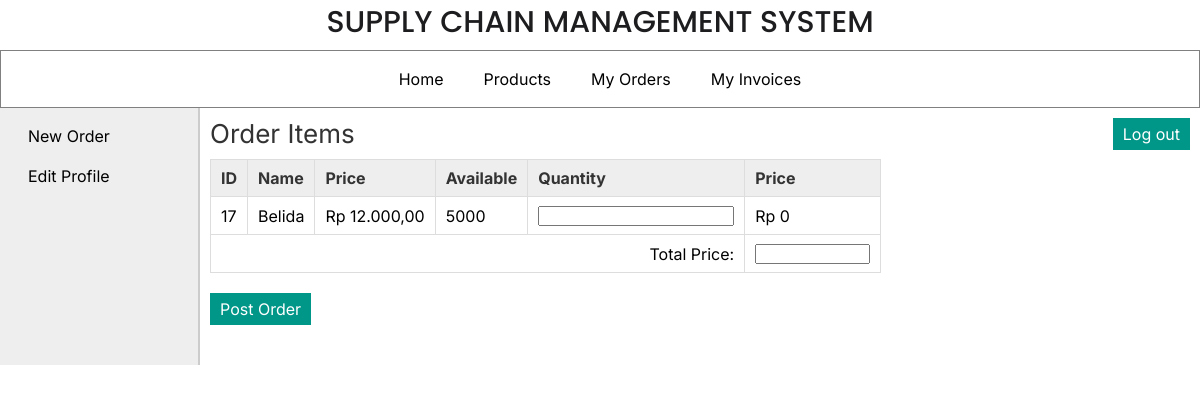
Screenshot of /retailer/order_items.php (signed in) with the database file from the repository.
### tables this page shows
CREATE TABLE `products` (
  `pro_id` int(11) NOT NULL,
  `pro_name` varchar(25) NOT NULL,
  `pro_desc` text DEFAULT NULL,
  `pro_price` decimal(10,3) NOT NULL,
  `unit` int(11) NOT NULL,
  `pro_cat` int(11) NOT NULL,
  `quantity` int(6) DEFAULT NULL
);

### retailer/order_items.php (the view, shortened to what this page needs)
<?php
	require("../includes/config.php");
	if(isset($_SESSION['retailer_login']) || isset($_SESSION['admin_login'])) {
			$query_selectProducts = "SELECT * FROM products";
			$result_selectProducts = mysqli_query($con,$query_selectProducts);
	}
	else {
		header('Location:../index.php');
	}
?>
<!DOCTYPE html>
<html>
<head>
	<link rel="stylesheet" href="../includes/main_style.css" >
</head>
<body>
	<?php
		include("../includes/header.inc.php");
		include("../includes/nav_retailer.inc.php");
		include("../includes/aside_retailer.inc.php");
	?>
	<section>
		<h1>Order Items</h1>
		<form action="insert_man_order.php" method="POST" class="form">
		<table class="table_displayData">
			<tr>
				<th> ID </th>
				<th> Name </th>
				<th> Price </th>
				<th> Available </th>
				<th> Quantity </th>
				<th> Price </th>
			</tr>
			<?php $i=1; while($row_selectProducts = mysqli_fetch_array($result_selectProducts)) { ?>
			<tr>
				<td> <?php echo $row_selectProducts['pro_id']; ?> </td>
				<td> <?php echo $row_selectProducts['pro_name']; ?> </td>
				<td class="idr"> <?php echo $row_selectProducts['pro_price']; ?> </td>
				<td> <?php if($row_selectProducts['quantity'] == NULL){ echo "N/A";} else {echo $row_selectProducts['quantity'];} ?> </td>
				<td> <input type="text" class="quantity" id="<?php echo $row_selectProducts['pro_id']; ?>" name="<?php echo "txtQuantity".$row_selectProducts['pro_id']; ?>" /> </td>
				<td> <div class="idr-2" id="<?php echo "totalPrice".$row_selectProducts['pro_id']; ?>"></div> </td>
			</tr>
			<?php $i++; } ?>
			<tr>
				<td colspan="5" style="text-align:right;"> Total Price: </td>
				<td> <input type="text" size="10" id="txtFinalAmount" name="total_price" readonly="readonly" value="" /> </td>
			</tr>
		</table>
		<input id="btnSubmit" type="submit" value="Post Order" class="submit_button" />
		</form>
	</section>
</body>
</html>

### includes/main_style.css (style rules this page uses)
* { font-family: 'Inter', Helvetica, sans-serif; margin:0px; padding:0px; box-sizing: border-box; }
.submit_button { font-size:16px; margin-top:20px; margin-right:20px; padding:6px 10px; background-color:#009688; border:none; color:white; }
section { width:1000px; padding:10px; padding-bottom:40px; }
section h1 { margin-bottom:10px; font-weight:normal; color:#333; font-size: 26px; }
table { border-collapse: collapse; }
.table_displayData td, .table_displayData th { border:1px solid #ddd; padding: 8px 10px; text-align: left; }
.table_displayData th { background-color:#eee; color:#333; }

### rows the page displays
products: pro_id "17", pro_name "Belida", quantity "5000"
